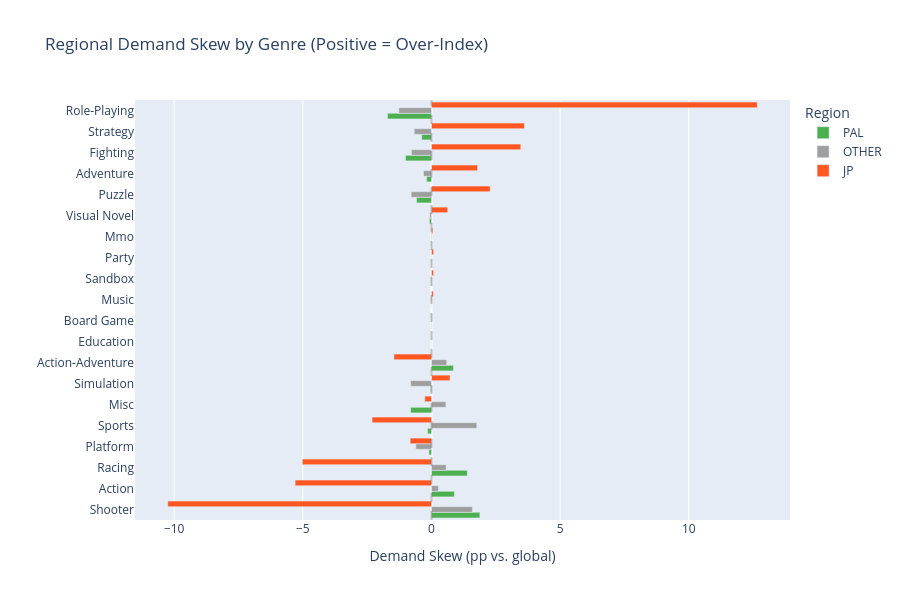

This figure's notebook cell:
### Markdown cell above
---
## Q3: Which Regions Should Receive the Largest Marketing Allocation?

### Regional Demand Skew

Positive skew means a genre sells disproportionately well in that region compared to its global average — these are the regions where marketing spend will have the highest ROI.

### Code cell
# Regional skew chart
fig = px.bar(
    regional_opp, x='skew_pct', y='genre', color='region',
    orientation='h', barmode='group',
    color_discrete_map={'NA': '#2196F3', 'JP': '#FF5722', 'PAL': '#4CAF50', 'OTHER': '#9E9E9E'},
    labels={'skew_pct': 'Demand Skew (pp vs. global)', 'genre': '', 'region': 'Region'},
    title='Regional Demand Skew by Genre (Positive = Over-Index)'
)
fig.add_vline(x=0, line_dash='dash', line_color='gray', opacity=0.5)
fig.update_layout(height=600, yaxis={'categoryorder': 'total ascending'})
fig.write_html(f'{FIGURES_DIR}/regional_skew.html')
fig.show()

### Figure 1 — Plotly figure (JSON) as saved in the notebook; plotly's stock layout.template omitted (floating-point values rounded to 4 significant figures)
{"data": [{"alignmentgroup": "True", "hovertemplate": "Region=PAL<br>Demand Skew (pp vs. global)=%{x}<br>=%{y}<extra></extra>", "legendgroup": "PAL", "marker": {"color": "#4CAF50", "pattern": {"shape": ""}}, "name": "PAL", "offsetgroup": "PAL", "orientation": "h", "showlegend": true, "textposition": "auto", "type": "bar", "x": [0.89, 0.85, -0.19, 0.01, 0.0, -1.01, -0.81, 0.01, 0.0, 0.0, -0.1, -0.58, 1.39, -1.71, 0.0, 1.88, -0.03, -0.15, -0.38, -0.08], "xaxis": "x", "y": ["Action", "Action-Adventure", "Adventure", "Board Game", "Education", "Fighting", "Misc", "Mmo", "Music", "Party", "Platform", "Puzzle", "Racing", "Role-Playing", "Sandbox", "Shooter", "Simulation", "Sports", "Strategy", "Visual Novel"], "yaxis": "y"}, {"alignmentgroup": "True", "hovertemplate": "Region=OTHER<br>Demand Skew (pp vs. global)=%{x}<br>=%{y}<extra></extra>", "legendgroup": "OTHER", "marker": {"color": "#9E9E9E", "pattern": {"shape": ""}}, "name": "OTHER", "offsetgroup": "OTHER", "orientation": "h", "showlegend": true, "textposition": "auto", "type": "bar", "x": [0.27, 0.59, -0.31, 0.0, 0.0, -0.78, 0.56, 0.02, -0.02, -0.01, -0.61, -0.79, 0.57, -1.27, -0.02, 1.59, -0.81, 1.76, -0.67, -0.07], "xaxis": "x", "y": ["Action", "Action-Adventure", "Adventure", "Board Game", "Education", "Fighting", "Misc", "Mmo", "Music", "Party", "Platform", "Puzzle", "Racing", "Role-Playing", "Sandbox", "Shooter", "Simulation", "Sports", "Strategy", "Visual Novel"], "yaxis": "y"}, {"alignmentgroup": "True", "hovertemplate": "Region=JP<br>Demand Skew (pp vs. global)=%{x}<br>=%{y}<extra></extra>", "legendgroup": "JP", "marker": {"color": "#FF5722", "pattern": {"shape": ""}}, "name": "JP", "offsetgroup": "JP", "orientation": "h", "showlegend": true, "textposition": "auto", "type": "bar", "x": [-5.3, -1.46, 1.79, 0.0, NaN, 3.47, -0.26, 0.05, 0.07, 0.08, -0.83, 2.28, -5.02, 12.66, 0.08, -10.25, 0.72, -2.31, 3.61, 0.63], "xaxis": "x", "y": ["Action", "Action-Adventure", "Adventure", "Board Game", "Education", "Fighting", "Misc", "Mmo", "Music", "Party", "Platform", "Puzzle", "Racing", "Role-Playing", "Sandbox", "Shooter", "Simulation", "Sports", "Strategy", "Visual Novel"], "yaxis": "y"}], "layout": {"barmode": "group", "height": 600, "legend": {"title": {"text": "Region"}, "tracegroupgap": 0}, "shapes": [{"line": {"color": "gray", "dash": "dash"}, "opacity": 0.5, "type": "line", "x0": 0, "x1": 0, "xref": "x", "y0": 0, "y1": 1, "yref": "y domain"}], "title": {"text": "Regional Demand Skew by Genre (Positive = Over-Index)"}, "xaxis": {"anchor": "y", "domain": [0, 1], "title": {"text": "Demand Skew (pp vs. global)"}}, "yaxis": {"anchor": "x", "categoryorder": "total ascending", "domain": [0, 1], "title": {"text": ""}}}}
